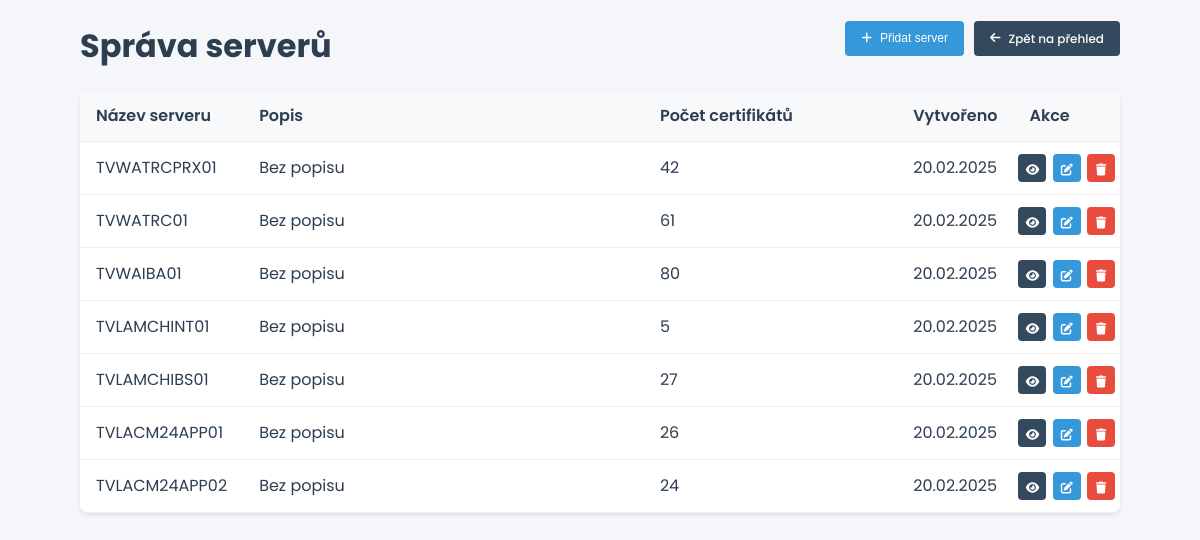
The page /evidence_certifikatu/servery on the database its author committed.
### app/models.py (models this page shows)
class Server(db.Model):
    id = db.Column(db.Integer, primary_key=True)
    nazev = db.Column(db.String(100), unique=True, nullable=False)
    popis = db.Column(db.Text)
    vytvoreno = db.Column(db.DateTime, default=datetime.utcnow)

### app/servers/routes.py (the view)
@bp.route('/servery')
def seznam_serveru():
    try:
        servery_s_pocty = db.session.query(
            Server,
            db.func.count(Certifikat.id).label('pocet_certifikatu')
        ).outerjoin(
            Certifikat,
            Server.nazev == Certifikat.server
        ).group_by(Server.id).all()
        servery_data = [{
            'id': server.id,
            'nazev': server.nazev,
            'popis': server.popis,
            'vytvoreno': server.vytvoreno,
            'pocet_certifikatu': pocet
        } for server, pocet in servery_s_pocty]
        return render_template('servery.html', servery=servery_data)
    except Exception as e:
        current_app.logger.error(f'Chyba při načítání seznamu serverů: {str(e)}')
        flash(f'Chyba při načítání seznamu serverů: {str(e)}', 'error')
        return redirect(url_for('main.index'))

### app/templates/servery.html (shortened to what this page needs)
{% extends "base.html" %}
{% block content %}
<div class="container">
    <div class="header">
        <h1>Správa serverů</h1>
        <div class="toolbar" style="display: flex; justify-content: flex-end; gap: 10px;">
            <button onclick="pridatServer()" class="button primary">
                <i class="fas fa-plus"></i>
                Přidat server
            </button>
            <a href="{{ url_for('root') }}" class="button info">
                <i class="fas fa-arrow-left"></i>
                Zpět na přehled
            </a>
        </div>
    </div>
    <div class="table-container">
        <table>
            <thead>
                <tr>
                    <th>Název serveru</th>
                    <th>Popis</th>
                    <th>Počet certifikátů</th>
                    <th>Vytvořeno</th>
                    <th>Akce</th>
                </tr>
            </thead>
            <tbody>
                {% for server in servery %}
                <tr>
                    <td>{{ server.nazev }}</td>
                    <td>{{ server.popis or 'Bez popisu' }}</td>
                    <td>{{ server.pocet_certifikatu }}</td>
                    <td>{{ server.vytvoreno.strftime('%d.%m.%Y') }}</td>
                    <td class="actions">
                        <a class="button small info" onclick="zobrazitServerDetail('{{ server.id }}')" title="Detail">
                            <i class="fas fa-eye"></i>
                        </a>
                        <a class="button small primary" onclick="upravitServer('{{ server.id }}')" title="Upravit">
                            <i class="fas fa-edit"></i>
                        </a>
                        <a class="button small danger" onclick="smazatServer('{{ server.id }}')" title="Smazat">
                            <i class="fas fa-trash"></i>
                        </a>
                    </td>
                </tr>
                {% endfor %}
            </tbody>
        </table>
    </div>
</div>
{% endblock %}

### app/templates/base.html (shortened to what this page needs)
<!DOCTYPE html>
<html lang="cs">
<head>
    <link rel="stylesheet" href="{{ url_for('static', filename='css/style.css') }}?v=1.0">
    <link rel="stylesheet" href="{{ url_for('static', filename='css/flatpickr.min.css') }}">
    <link rel="stylesheet" href="{{ url_for('static', filename='fontawesome/css/all.min.css') }}">
</head>
<body>
    <div class="container">
        {% block content %}{% endblock %}
    </div>
</body>
</html>

### static/css/style.css (style rules this page uses)
:root { --primary-color: #3498db; --success-color: #2ecc71; --danger-color: #e74c3c; --warning-color: #f39c12; --info-color: #34495e; --text-color: #2c3e50; --background-color: #f5f6fa; --border-radius: 8px; --box-shadow: 0 2px 4px rgba(0,0,0,0.1); }
* { margin: 0; padding: 0; box-sizing: border-box; }
body { font-family: 'Poppins', sans-serif; background: var(--background-color); color: var(--text-color); line-height: 1.6; padding: 20px; }
.container { max-width: 1400px; margin: 0 auto; padding: 0 20px; }
.toolbar { margin-bottom: 15px; width: 100%; }
.table-container { background: white; border-radius: var(--border-radius); box-shadow: var(--box-shadow); overflow: hidden; margin: 20px 0; }
table { width: 100%; border-collapse: collapse; }
th, td { padding: 12px 16px; text-align: left; border-bottom: 1px solid #eee; }
th { background: #f8f9fa; font-weight: 600; color: var(--text-color); }
th:nth-child(1), td:nth-child(1) { width: 15%; }
th:nth-child(2), td:nth-child(2) { width: 40%; }
th:nth-child(3), td:nth-child(3) { width: 25%; }
th:nth-child(4), td:nth-child(4) { width: 10%; }
th:nth-child(5), td:nth-child(5) { width: 10%; }
td.actions { white-space: nowrap; width: 120px; text-align: center; padding: 12px 4px; }
.button { border: none; border-radius: 4px; padding: 8px 16px; cursor: pointer; font-size: 12px; font-weight: 500; text-decoration: none; transition: all 0.2s; display: inline-flex; align-items: center; gap: 8px; }
.button.primary { background: var(--primary-color); color: white; }
.button.danger { background: var(--danger-color); color: white; }
.button.info { background: var(--info-color); color: white; }
.button.small { padding: 6px; min-width: unset; width: 28px; height: 28px; display: inline-block; margin: 0 1px; flex: none; }
.button.small i { margin: 0 auto; }
@media (max-width: 1440px) { .container { max-width: 100%; padding: 0 30px; } }
.header { display: flex; justify-content: space-between; align-items: center; margin-bottom: 20px; }
h1 { white-space: nowrap; display: inline-block; }

### rows shown on the page
Server: nazev "TVWATRCPRX01", popis "Bez popisu", pocet_certifikatu "42", vytvoreno "20.02.2025"
Server: nazev "TVWATRC01", popis "Bez popisu", pocet_certifikatu "61", vytvoreno "20.02.2025"
Server: nazev "TVWAIBA01", popis "Bez popisu", pocet_certifikatu "80", vytvoreno "20.02.2025"
Server: nazev "TVLAMCHINT01", popis "Bez popisu", pocet_certifikatu "5", vytvoreno "20.02.2025"
Server: nazev "TVLAMCHIBS01", popis "Bez popisu", pocet_certifikatu "27", vytvoreno "20.02.2025"
Server: nazev "TVLACM24APP01", popis "Bez popisu", pocet_certifikatu "26", vytvoreno "20.02.2025"
Server: nazev "TVLACM24APP02", popis "Bez popisu", pocet_certifikatu "24", vytvoreno "20.02.2025"
